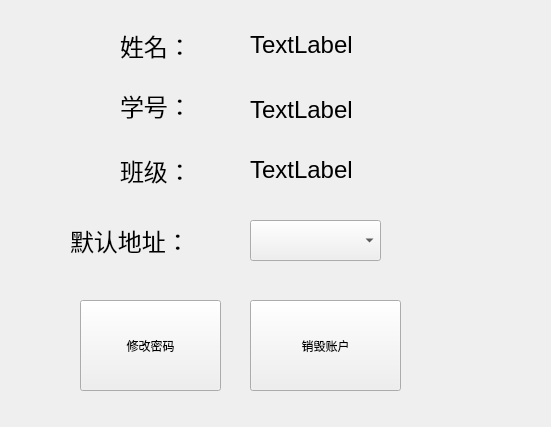
<?xml version="1.0" encoding="UTF-8"?>
<ui version="4.0">
 <class>PersonWin</class>
 <widget class="QWidget" name="PersonWin">
  <property name="geometry">
   <rect>
    <x>0</x>
    <y>0</y>
    <width>551</width>
    <height>427</height>
   </rect>
  </property>
  <property name="windowTitle">
   <string>Form</string>
  </property>
  <widget class="QLabel" name="ShowName">
   <property name="geometry">
    <rect>
     <x>120</x>
     <y>10</y>
     <width>81</width>
     <height>71</height>
    </rect>
   </property>
   <property name="text">
    <string>&lt;html&gt;&lt;head/&gt;&lt;body&gt;&lt;p&gt;&lt;span style=&quot; font-size:18pt;&quot;&gt;姓名：&lt;/span&gt;&lt;/p&gt;&lt;/body&gt;&lt;/html&gt;</string>
   </property>
  </widget>
  <widget class="QLabel" name="ShowNumber">
   <property name="geometry">
    <rect>
     <x>120</x>
     <y>80</y>
     <width>91</width>
     <height>51</height>
    </rect>
   </property>
   <property name="text">
    <string>&lt;html&gt;&lt;head/&gt;&lt;body&gt;&lt;p&gt;&lt;span style=&quot; font-size:18pt;&quot;&gt;学号：&lt;/span&gt;&lt;/p&gt;&lt;/body&gt;&lt;/html&gt;</string>
   </property>
  </widget>
  <widget class="QLabel" name="ShowClass">
   <property name="geometry">
    <rect>
     <x>120</x>
     <y>140</y>
     <width>81</width>
     <height>61</height>
    </rect>
   </property>
   <property name="text">
    <string>&lt;html&gt;&lt;head/&gt;&lt;body&gt;&lt;p&gt;&lt;span style=&quot; font-size:18pt;&quot;&gt;班级：&lt;/span&gt;&lt;/p&gt;&lt;/body&gt;&lt;/html&gt;</string>
   </property>
  </widget>
  <widget class="QLabel" name="Name">
   <property name="geometry">
    <rect>
     <x>250</x>
     <y>30</y>
     <width>231</width>
     <height>31</height>
    </rect>
   </property>
   <property name="text">
    <string>&lt;html&gt;&lt;head/&gt;&lt;body&gt;&lt;p&gt;&lt;span style=&quot; font-size:18pt;&quot;&gt;TextLabel&lt;/span&gt;&lt;/p&gt;&lt;/body&gt;&lt;/html&gt;</string>
   </property>
  </widget>
  <widget class="QLabel" name="Number">
   <property name="geometry">
    <rect>
     <x>250</x>
     <y>90</y>
     <width>241</width>
     <height>41</height>
    </rect>
   </property>
   <property name="text">
    <string>&lt;html&gt;&lt;head/&gt;&lt;body&gt;&lt;p&gt;&lt;span style=&quot; font-size:18pt;&quot;&gt;TextLabel&lt;/span&gt;&lt;/p&gt;&lt;/body&gt;&lt;/html&gt;</string>
   </property>
  </widget>
  <widget class="QLabel" name="ClassNum">
   <property name="geometry">
    <rect>
     <x>250</x>
     <y>150</y>
     <width>241</width>
     <height>41</height>
    </rect>
   </property>
   <property name="text">
    <string>&lt;html&gt;&lt;head/&gt;&lt;body&gt;&lt;p&gt;&lt;span style=&quot; font-size:18pt;&quot;&gt;TextLabel&lt;/span&gt;&lt;/p&gt;&lt;/body&gt;&lt;/html&gt;</string>
   </property>
  </widget>
  <widget class="QPushButton" name="DestroyCount">
   <property name="geometry">
    <rect>
     <x>250</x>
     <y>300</y>
     <width>151</width>
     <height>91</height>
    </rect>
   </property>
   <property name="text">
    <string>销毁账户</string>
   </property>
  </widget>
  <widget class="QPushButton" name="ChangePswd">
   <property name="geometry">
    <rect>
     <x>80</x>
     <y>300</y>
     <width>141</width>
     <height>91</height>
    </rect>
   </property>
   <property name="text">
    <string>修改密码</string>
   </property>
  </widget>
  <widget class="QLabel" name="ShowPosition">
   <property name="geometry">
    <rect>
     <x>70</x>
     <y>210</y>
     <width>141</width>
     <height>61</height>
    </rect>
   </property>
   <property name="text">
    <string>&lt;html&gt;&lt;head/&gt;&lt;body&gt;&lt;p&gt;&lt;span style=&quot; font-size:18pt;&quot;&gt;默认地址：&lt;/span&gt;&lt;/p&gt;&lt;/body&gt;&lt;/html&gt;</string>
   </property>
  </widget>
  <widget class="QComboBox" name="PositionBox">
   <property name="geometry">
    <rect>
     <x>250</x>
     <y>220</y>
     <width>131</width>
     <height>41</height>
    </rect>
   </property>
  </widget>
 </widget>
 <resources/>
 <connections/>
</ui>
